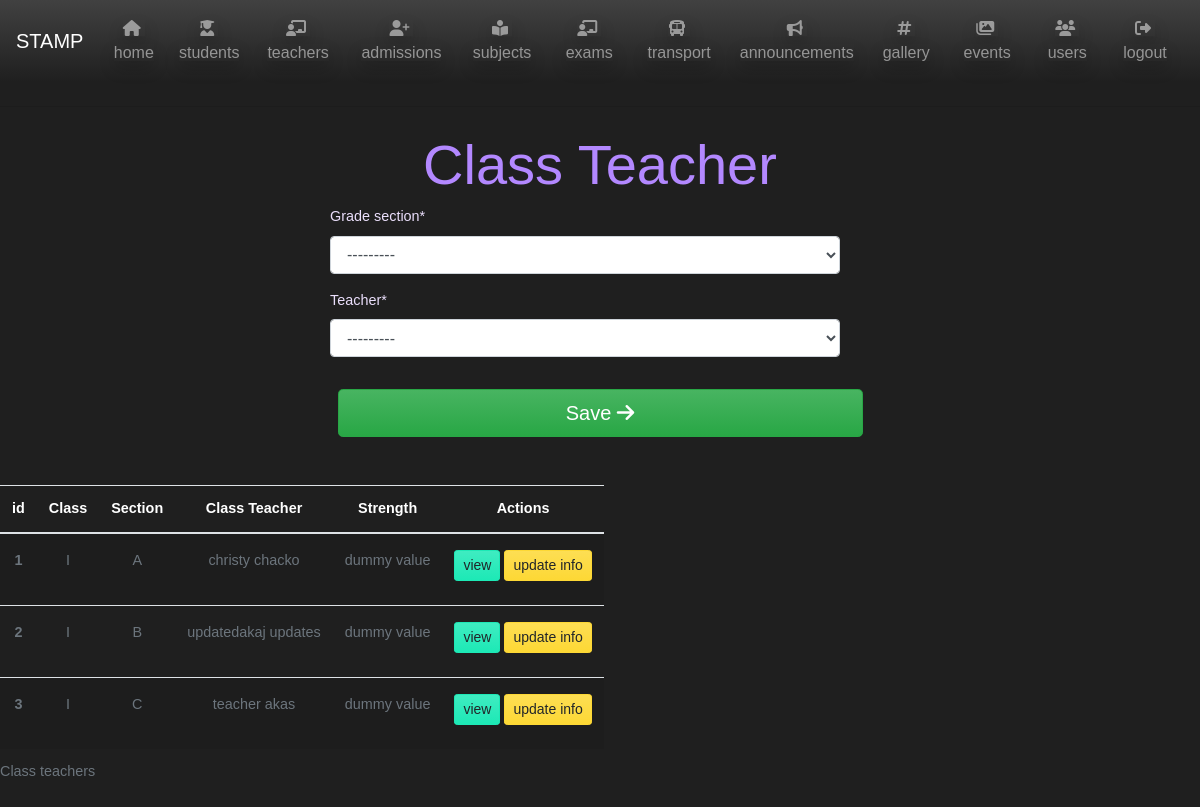
/add-class-teacher (signed in), run on the app's committed database.
### teacher/models.py (models this page shows, shortened)
class grade_class_teacher(models.Model):
    grade_section = models.OneToOneField(grade_section_master, on_delete=models.DO_NOTHING)
    teacher = models.OneToOneField(teacher_details, on_delete=models.DO_NOTHING)

class teacher_details(models.Model):
    GENDER = (
        ('M', 'MALE'),
        ('F', 'FEMALE'),
        ('O', 'OTHER')
    )
    first_name = models.CharField(max_length=25)
    last_name = models.CharField(max_length=25)
    emp_code = models.CharField(max_length=10, unique=True)
    mobile = models.CharField(max_length=10)
    email = models.EmailField(unique=True)
    date_of_joining = models.DateField(null = True)
    gender = models.CharField(max_length=2, choices=GENDER)
    adress = models.CharField(max_length=25)
    adress2 = models.CharField(max_length=25)
    city = models.CharField(max_length=25)
    state = models.CharField(max_length=25, default='New Delhi')
    pincode = models.CharField(max_length=8)
    user_name = models.ForeignKey(User, on_delete = models.DO_NOTHING, null=True)
    def __str__(self):
        return f'{self.first_name} {self.last_name}'

### lead/models.py (models this page shows)
class grade_section_master(models.Model):
    grade = models.ForeignKey(grade_master, on_delete=models.DO_NOTHING)
    section = models.ForeignKey(section_master, on_delete=models.DO_NOTHING)
    def __str__(self):
        return f"{self.grade} {self.section}"

class grade_master(models.Model):
    grade_name = models.CharField(max_length=4)
    def __str__(self):
        return self.grade_name

class section_master(models.Model):
    section_name = models.CharField(max_length=1)
    def __str__(self):
        return self.section_name

### lead/views.py (the view)
# urls.py: path('add-class-teacher', views.add_classteacher, name='add-class-teacher'),
@login_required
def add_classteacher(request):
    teachers = grade_class_teacher.objects.all()
    if request.method == 'POST':
        form = gradeClassTeacherForm(request.POST)
        if form.is_valid():
            form.save()
            tcr = form.cleaned_data.get('teacher')
            grd = form.cleaned_data.get('grade_section')
            messages.success(request, f' {tcr} set as class teacher of {grd}')
            return redirect('add-class-teacher')
    else:
        form = gradeClassTeacherForm()
    return render(request, 'lead/add_classTeacher.html', {'form': form, 'title': 'Class Teacher', 'teachers': teachers})

### teacher/forms.py
class gradeClassTeacherForm(ModelForm):
    class Meta:
        model = grade_class_teacher
        fields = '__all__'

### lead/templates/lead/add_classTeacher.html (shortened to what this page needs)
{% extends "lead/home.html" %} {% load crispy_forms_tags %} {% block content %}
<section>
    <h1 class="text-center text-secondary display-4 form-heading">{{ title }}</h1>
    <div class="container mb-5" id='usercreation'>
        <form method="POST">
            <div class="container row">
                <fieldset class="form-group col-md-6 offset-md-3">
                    {{ form|crispy }}
                </fieldset>
            </div>
            <div class="form-group col-md-6 offset-md-3">
                <button class="btn btn-lg text-white btn-block btn-success" type="submit">
                    Save
                    <i class="fas fa-arrow-right"></i>
                </button>
            </div>
        </form>
    </div>
</section>
<section class="studentlist">
    <table class="table table-responsive table-striped">
        <caption>Class teachers</caption>
        <thead class="text-center bg-primary text-white">
            <tr>
                <th scope="col">id</th>
                <th scope="col">Class </th>
                <th scope="col">Section</th>
                <th scope="col">Class Teacher</th>
                <th scope="col">Strength</th>
                <th scope="col">Actions</th>
            </tr>
        </thead>
        <tbody class="text-center text-lowercase text-justify text-muted">
            {% for teacher in teachers%}
            <tr>
                <th class="py-3" scope="row">{{teacher.id}} </th>
                <td class="py-3 text-uppercase">{{ teacher.grade_section.grade }}</td>
                <td class="py-3 text-uppercase">{{ teacher.grade_section.section}} </td>
                <td class="py-3"> {{ teacher.teacher }}</td>
                <td class="py-3"> dummy value</td>
                <td class="py-3">
                    <a href="" class="btn btn-sm btn-info mb-2">View</a>
                    <a href="{% url 'update-cteacher' teacher.id   %}" class="btn btn-sm btn-warning mb-2">Update info </a>
                </td>
            </tr>
            {% endfor %}
        </tbody>
</section>
{% endblock content %}

### data on the page
grade_class_teacher: id "1", grade_section.grade "I", grade_section.section "A", teacher "christy chacko"
grade_class_teacher: id "2", grade_section.grade "I", grade_section.section "B", teacher "updatedakaj updates"
grade_class_teacher: id "3", grade_section.grade "I", grade_section.section "C", teacher "teacher akas"

### other printed values
{{ title }} "Class Teacher"
